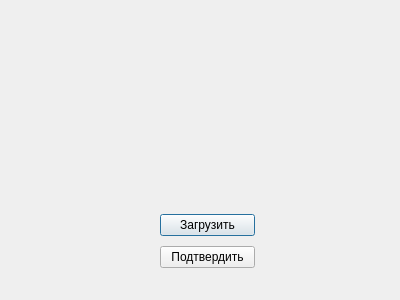
<?xml version="1.0" encoding="UTF-8"?>
<ui version="4.0">
 <class>add_file</class>
 <widget class="QDialog" name="add_file">
  <property name="geometry">
   <rect>
    <x>0</x>
    <y>0</y>
    <width>400</width>
    <height>300</height>
   </rect>
  </property>
  <property name="windowTitle">
   <string>Dialog</string>
  </property>
  <widget class="QLabel" name="image_label">
   <property name="geometry">
    <rect>
     <x>60</x>
     <y>40</y>
     <width>261</width>
     <height>141</height>
    </rect>
   </property>
   <property name="text">
    <string/>
   </property>
  </widget>
  <widget class="QWidget" name="">
   <property name="geometry">
    <rect>
     <x>160</x>
     <y>210</y>
     <width>95</width>
     <height>64</height>
    </rect>
   </property>
   <layout class="QVBoxLayout" name="verticalLayout">
    <item>
     <widget class="QPushButton" name="pushButton_add">
      <property name="text">
       <string>Загрузить</string>
      </property>
     </widget>
    </item>
    <item>
     <widget class="QPushButton" name="pushButton_confirm">
      <property name="text">
       <string>Подтвердить</string>
      </property>
     </widget>
    </item>
   </layout>
  </widget>
 </widget>
 <resources/>
 <connections/>
</ui>
